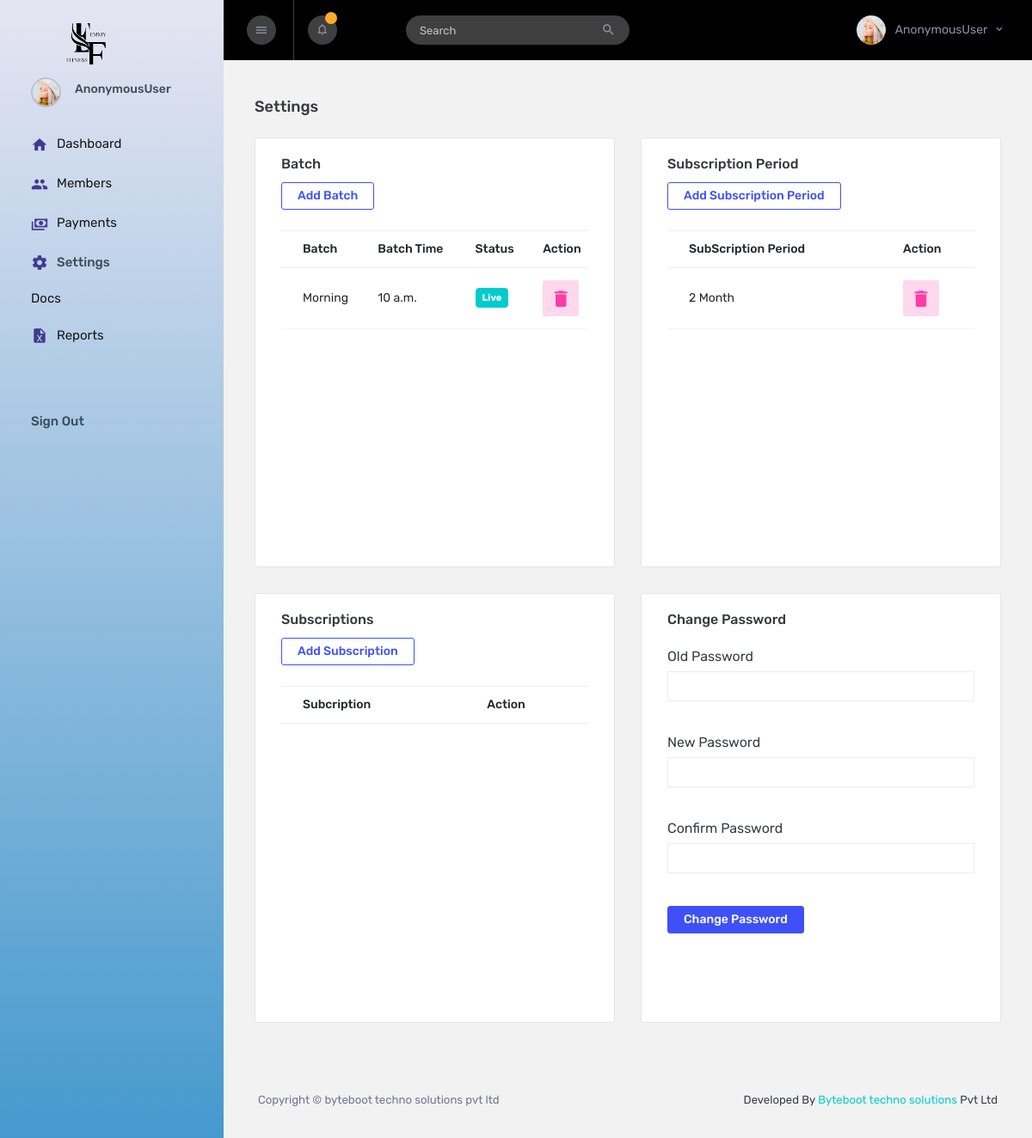
The page /Setting_Module on the database as committed earlier.
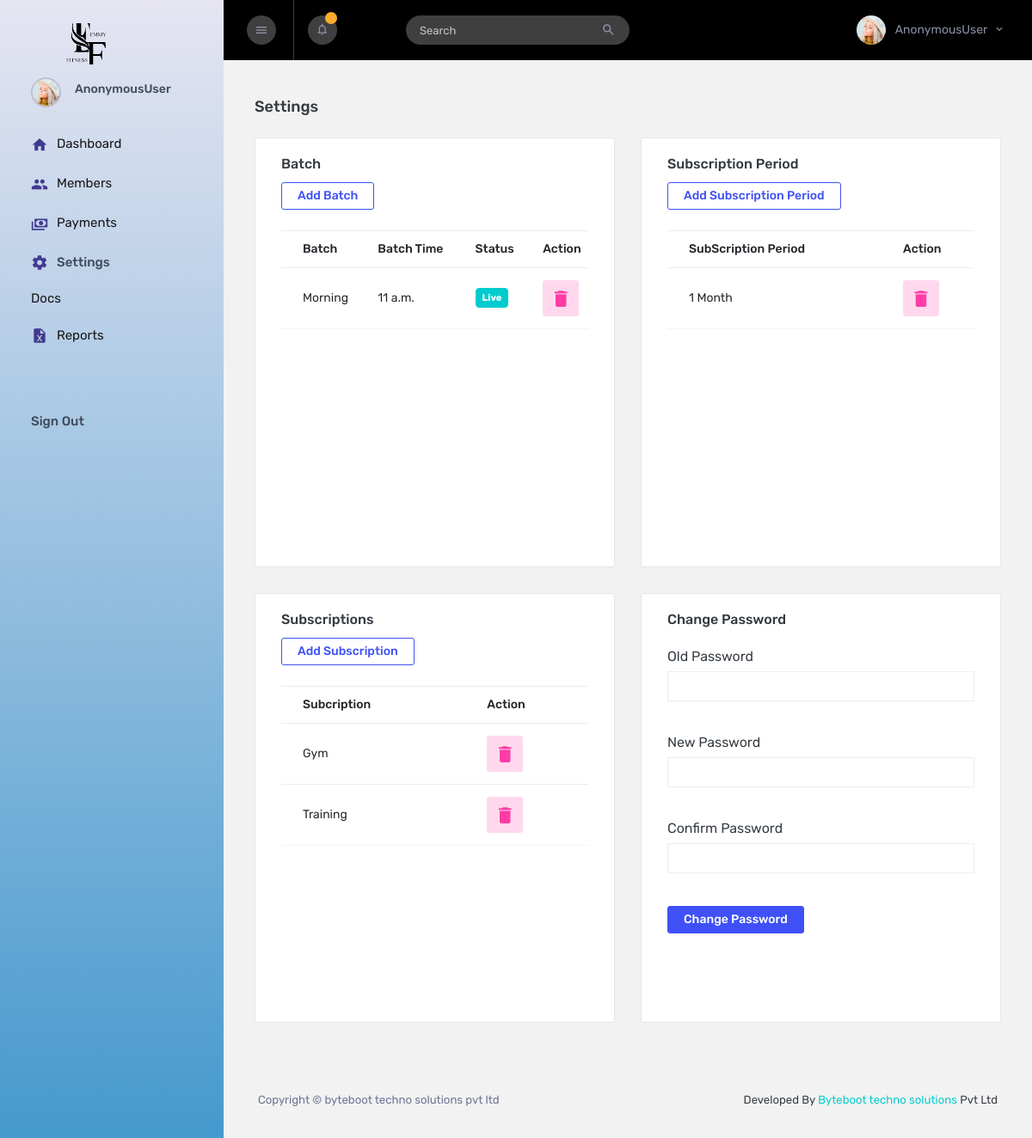
The same page on the database as committed later.
### Members/models.py (models this page shows, shortened)
class Batch_DB(models.Model):
    Batch_Name = models.CharField(max_length=255,choices=(("Morning","Morning"),("Evening","Evening"),("Stoped","Stoped")))
    Batch_Status = models.BooleanField(default=True)
    Batch_Time = models.TimeField(auto_now_add=False)

class Subscription_Period(models.Model):
    Period = models.PositiveIntegerField()
    Category = models.CharField(max_length=255, choices=(("Month","Month"),("Year","Year")))

class TypeSubsription(models.Model):
    Type = models.CharField(max_length=255)

### Index/views.py (the view)
# urls.py: path("Setting_Module",views.Setting_Module,name="Setting_Module"),
def Setting_Module(request):
    form = BatchForm()
    sub_form = Subscription_PeriodForm()
    typesub_form = TypeSubsriptionForm()
    batch = Batch_DB.objects.all()
    speriod = Subscription_Period.objects.all()
    Sub_type = TypeSubsription.objects.all()
    context = {
        "form":form,
        "sub_form":sub_form,
        "batch":batch,
        "speriod":speriod,
        "typesub_form":typesub_form,
        "Sub_type":Sub_type
    }
    return  render(request, "settings.html",context)

### Members/forms.py
class BatchForm(ModelForm):
    class Meta:
        model = Batch_DB
        fields = ["Batch_Name","Batch_Time"]
        widgets = {
            "Batch_Name":Select(attrs={"class":"form-control"}),
            "Batch_Time":TextInput(attrs={"class":"form-control",'type':"time"}),
        }

class Subscription_PeriodForm(ModelForm):
    class Meta:
        model = Subscription_Period
        fields = ["Period","Category"]
        widgets = {
            "Period":TextInput(attrs={"class":"form-control","type":"number"}),
            "Category":Select(attrs={"class":"form-control"}),
        }

### templates/settings.html (shortened to what the changed rows need)
{% extends "index.html" %}
{% block content %}
<div class="main-panel">
    <div class="content-wrapper">
        <div class="row">
            <div class="col-lg-6 grid-margin stretch-card">
                <div class="card" style="height: 500px !important;overflow:scroll">
                    <div class="card-body">
                        <div class="table-responsive">
                            <table class="table">
                                <thead>
                                    <tr>
                                        <th>Batch</th>
                                        <th>Batch Time</th>
                                        <th>Status</th>
                                        <th>Action</th>
                                    </tr>
                                </thead>
                                <tbody>
                                    {% for i in batch  %}
                                    <tr>
                                        <td>{{i.Batch_Name}}</td>
                                        <td>{{i.Batch_Time}}</td>
                                        <td>
                                            {% if i.Batch_Status == True %}
                                            <label for="" class="badge badge-success">Live</label>
                                            {%else%}
                                            <label for="" class="badge badge-danger">Offline</label>
                                            {% endif %}
                                        </td>
                                        <td>
                                            <a href="{%url 'Batch_Delete' i.id %}" class="btn btn-inverse-danger btn-icon"><i class="mdi mdi-delete"
                                                    style="font-size: 25px;"></i></a>
                                        </td>
                                    </tr>
                                    {% endfor %}
                                </tbody>
                            </table>
                        </div>
                    </div>
                </div>
            </div>
            <div class="col-lg-6 grid-margin stretch-card">
                <div class="card" style="height: 500px !important;overflow:scroll">
                    <div class="card-body">
                        <div class="table-responsive">
                            <table class="table table">
                                <thead>
                                    <tr>
                                        <th>SubScription Period</th>
                                        <th>Action</th>
                                    </tr>
                                </thead>
                                <tbody>
                                    {% for j in speriod %}
                                    <tr>
                                        <td>{{j.Period}} {{j.Category}}</td>
                                        <td>
                                            <a href="{%url 'SubScriptionPeriod_Delete' j.id %}" class="btn btn-inverse-danger btn-icon"><i class="mdi mdi-delete"
                                                style="font-size: 25px;"></i></a>
                                        </td>
                                    </tr>
                                    {% endfor %}
                                </tbody>
                            </table>
                        </div>
                    </div>
                </div>
            </div>
        </div>
        <div class="row">
            <div class="col-lg-6 grid-margin stretch-card">
                <div class="card" style="height: 500px !important;overflow:scroll">
                    <div class="card-body">
                        <div class="table-responsive">
                            <table class="table">
                                <thead>
                                    <tr>
                                        <th>Subcription</th>
                                        <th>Action</th>
                                    </tr>
                                </thead>
                                <tbody>
                                    {% for i in Sub_type  %}
                                    <tr>
                                        <td>{{i.Type}}</td>
                                        <td>
                                            <a href="{%url 'SubScriptionType_Delete' i.id %}" class="btn btn-inverse-danger btn-icon"><i class="mdi mdi-delete"
                                                    style="font-size: 25px;"></i></a>
                                        </td>
                                    </tr>
                                    {% endfor %}
                                </tbody>
                            </table>
                        </div>
                    </div>
                </div>
            </div>
        </div>
    </div>
</div>
{% endblock %}

Rows that differ between the two databases and show on the page:
removed Subscription_Period: Period "2", Category "Month"
changed Batch_DB "Morning": Batch_Time "10 a.m." → "11 a.m."
added Subscription_Period: Period "1", Category "Month"
added TypeSubsription: Type "Gym"
added TypeSubsription: Type "Training"
